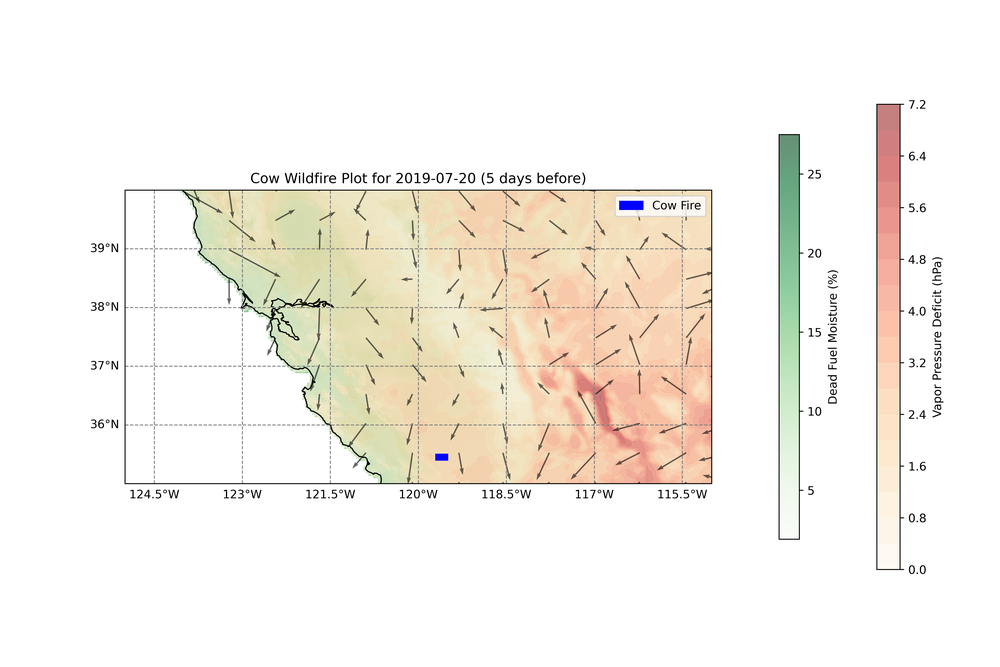
#> input picture Scivis/Images/ForestFIre/cow_fire/cow_wildfire_plot_2019-07-20.png, 1000 x 667 px, shrunk from 7200 x 4800 before the run, found by its file name
$ python gif.py
#> lines starting #> are read from the running program, lines starting #| are printed output that depends on the picture
from PIL import Image
import imageio.v2 as imageio
import numpy as np

# cowfire plot continuous

frame1 = Image.open('cow_wildfire_plot_2019-07-20.png')
#> frame1 is the input picture: PIL image 1000x667 RGBA; mean R, G, B, A 246, 241.9, 234.9, 255
frame2 = Image.open('cow_wildfire_plot_2019-07-22.png')
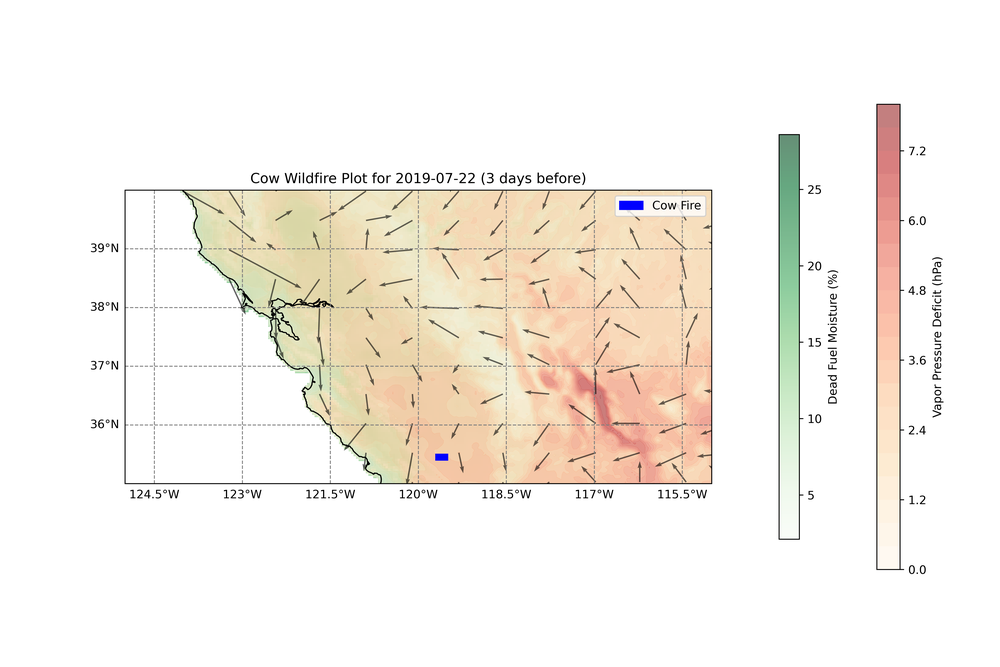
#> input picture Scivis/Images/ForestFIre/cow_fire/cow_wildfire_plot_2019-07-22.png, 1000 x 667 px, shrunk from 7200 x 4800 before the run, found by its file name
#> frame2 is the input picture: PIL image 1000x667 RGBA; mean R, G, B, A 246.4, 241.5, 234.6, 255
frame3 = Image.open('cow_wildfire_plot_2019-07-24.png')
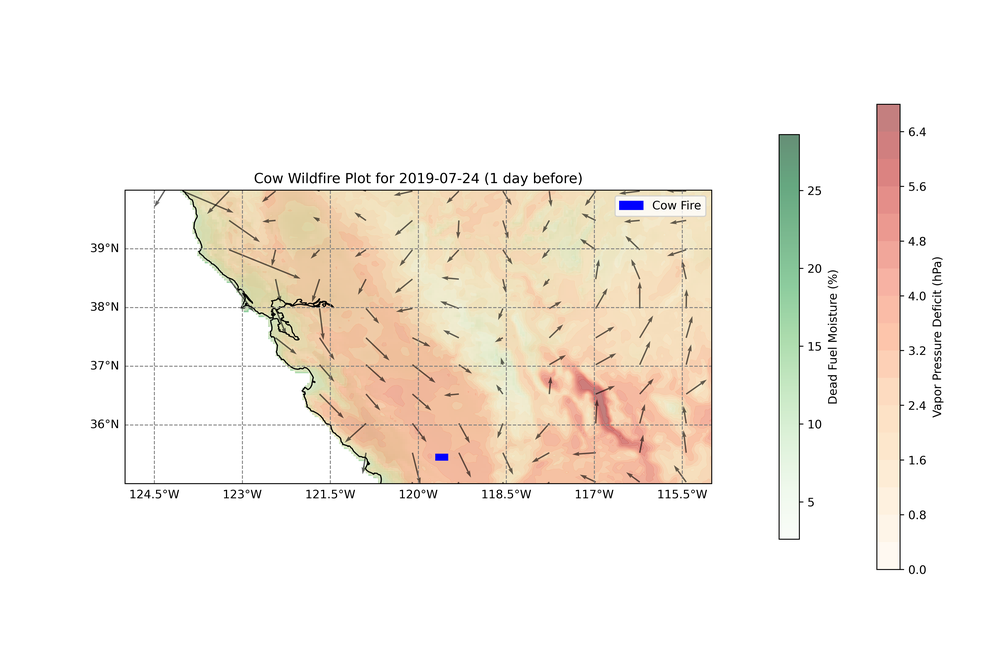
#> input picture Scivis/Images/ForestFIre/cow_fire/cow_wildfire_plot_2019-07-24.png, 1000 x 667 px, shrunk from 7200 x 4800 before the run, found by its file name
#> frame3 is the input picture: PIL image 1000x667 RGBA; mean R, G, B, A 246.5, 240.8, 233.9, 255
frame4 = Image.open('cow_wildfire_plot_2019-07-27.png')
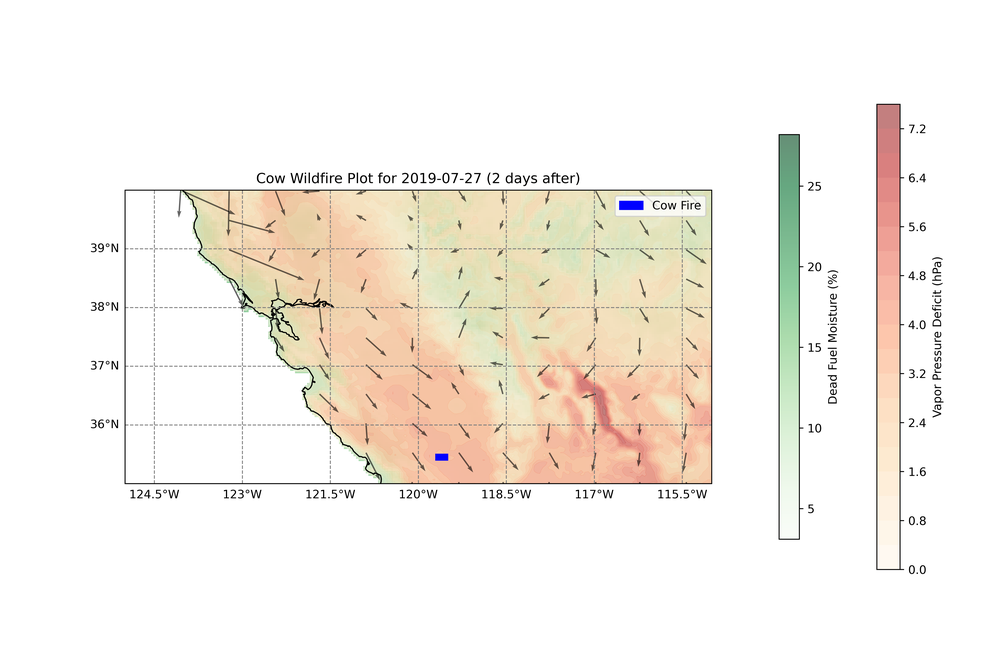
#> input picture Scivis/Images/ForestFIre/cow_fire/cow_wildfire_plot_2019-07-27.png, 1000 x 667 px, shrunk from 7200 x 4800 before the run, found by its file name
#> frame4 is the input picture: PIL image 1000x667 RGBA; mean R, G, B, A 246.3, 241.3, 234.4, 255
frame5 = Image.open('cow_wildfire_plot_2019-08-05.png')
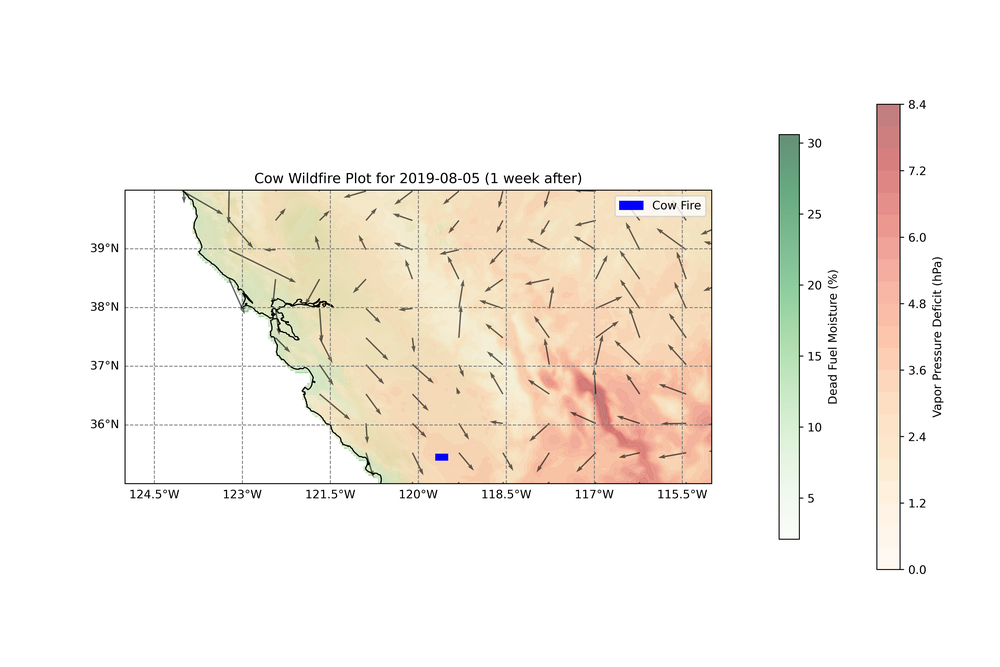
#> input picture Scivis/Images/ForestFIre/cow_fire/cow_wildfire_plot_2019-08-05.png, 1000 x 667 px, shrunk from 7200 x 4800 before the run, found by its file name
#> frame5 is the input picture: PIL image 1000x667 RGBA; mean R, G, B, A 246.7, 241.9, 235.3, 255
#> (the run stopped early here; a loop or call above may not have finished)
